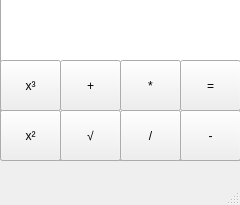
<?xml version="1.0" encoding="UTF-8"?>
<ui version="4.0">
 <class>MainWindow</class>
 <widget class="QMainWindow" name="MainWindow">
  <property name="geometry">
   <rect>
    <x>0</x>
    <y>0</y>
    <width>240</width>
    <height>205</height>
   </rect>
  </property>
  <property name="minimumSize">
   <size>
    <width>240</width>
    <height>205</height>
   </size>
  </property>
  <property name="maximumSize">
   <size>
    <width>240</width>
    <height>205</height>
   </size>
  </property>
  <property name="windowTitle">
   <string>MainWindow</string>
  </property>
  <widget class="QWidget" name="centralwidget">
   <widget class="QPushButton" name="PLUS">
    <property name="geometry">
     <rect>
      <x>60</x>
      <y>60</y>
      <width>61</width>
      <height>51</height>
     </rect>
    </property>
    <property name="text">
     <string>+</string>
    </property>
   </widget>
   <widget class="QPushButton" name="MINUS">
    <property name="geometry">
     <rect>
      <x>180</x>
      <y>110</y>
      <width>61</width>
      <height>51</height>
     </rect>
    </property>
    <property name="text">
     <string>-</string>
    </property>
   </widget>
   <widget class="QPushButton" name="MULTIPLICATION">
    <property name="geometry">
     <rect>
      <x>120</x>
      <y>60</y>
      <width>61</width>
      <height>51</height>
     </rect>
    </property>
    <property name="text">
     <string>*</string>
    </property>
   </widget>
   <widget class="QPushButton" name="DIVISION">
    <property name="geometry">
     <rect>
      <x>120</x>
      <y>110</y>
      <width>61</width>
      <height>51</height>
     </rect>
    </property>
    <property name="text">
     <string>/</string>
    </property>
   </widget>
   <widget class="QPushButton" name="EQUALLY">
    <property name="geometry">
     <rect>
      <x>180</x>
      <y>60</y>
      <width>61</width>
      <height>51</height>
     </rect>
    </property>
    <property name="text">
     <string>=</string>
    </property>
   </widget>
   <widget class="QPushButton" name="RADICAL">
    <property name="geometry">
     <rect>
      <x>60</x>
      <y>110</y>
      <width>61</width>
      <height>51</height>
     </rect>
    </property>
    <property name="text">
     <string>√</string>
    </property>
   </widget>
   <widget class="QPushButton" name="SQUARE">
    <property name="geometry">
     <rect>
      <x>0</x>
      <y>110</y>
      <width>61</width>
      <height>51</height>
     </rect>
    </property>
    <property name="text">
     <string>x²</string>
    </property>
   </widget>
   <widget class="QPushButton" name="CUBE">
    <property name="geometry">
     <rect>
      <x>0</x>
      <y>60</y>
      <width>61</width>
      <height>51</height>
     </rect>
    </property>
    <property name="text">
     <string>x³</string>
    </property>
   </widget>
   <widget class="QLineEdit" name="setText">
    <property name="geometry">
     <rect>
      <x>0</x>
      <y>-90</y>
      <width>271</width>
      <height>251</height>
     </rect>
    </property>
   </widget>
   <zorder>setText</zorder>
   <zorder>PLUS</zorder>
   <zorder>MINUS</zorder>
   <zorder>MULTIPLICATION</zorder>
   <zorder>DIVISION</zorder>
   <zorder>EQUALLY</zorder>
   <zorder>RADICAL</zorder>
   <zorder>SQUARE</zorder>
   <zorder>CUBE</zorder>
  </widget>
  <widget class="QMenuBar" name="menubar">
   <property name="geometry">
    <rect>
     <x>0</x>
     <y>0</y>
     <width>240</width>
     <height>21</height>
    </rect>
   </property>
  </widget>
  <widget class="QStatusBar" name="statusbar"/>
 </widget>
 <resources/>
 <connections/>
</ui>
